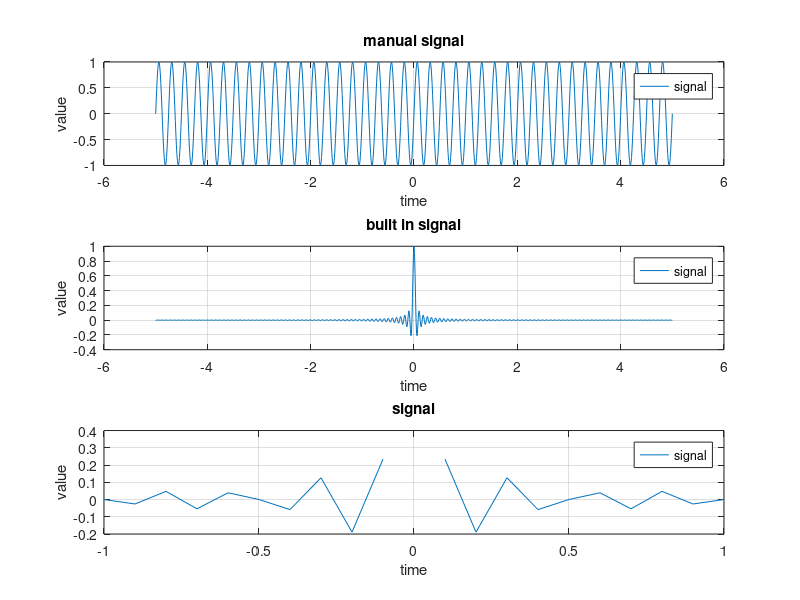

The MATLAB source for this figure: (Note: this script raises an error after producing the figure.)
t = (-5:0.01:5)
F = 4


thet = 2*pi*F*t

y = sin(thet)
subplot(3,1,1)
plot(t,y),grid on;
%xlim([min(t)-1 max(t)+1]);ylim([min(y)-1 max(y)+1]);
xlabel('time');
ylabel('value');
legend('signal');
title('manual signal')
j = sqrt(-1)

thet2 = j*2*pi*F*t

N = 2

k=(-N:1:N)
ck=zeros(1,length(k))
for i=1:length(k)
    ck(i) = sum((y.*exp(-thet2*k(i))))/4
end
yn=zeros(1,length(t))

thet3 = j*2*pi*F*k
for i=1:length(t)
    yn(i) = sum((ck.*exp(thet3*t(i))))
end

subplot(3,1,2)
plot(t,yn),grid on;
%xlim([min(t)-1 max(t)+1]);ylim([min(y)-1 max(y)+1]);
xlabel('time');
ylabel('value');
legend('signal');
title('manual signal')

y2 = sin(thet2)
subplot(3,1,1)
plot(t,y),grid on;
%xlim([min(t)-1 max(t)+1]);ylim([min(y)-1 max(y)+1]);
xlabel('time');
ylabel('value');
legend('signal');
title('manual signal')

y1 = sinc(thet)

subplot(3,1,2)
plot(t,y1),grid on;
%xlim([min(t)-1 max(t)+1]);ylim([min(y)-1 max(y)+1]);
xlabel('time');
ylabel('value');
legend('signal');
title('built in signal')

%new t
t1 = (-1:0.1:1)

%j = sqrt(-1)

thet1 = 2*pi*F*t1

y2 = sin(thet1)./thet1

subplot(3,1,3)
plot(t1,y2),grid on;
%xlim([min(t)-1 max(t)+1]);ylim([min(y)-1 max(y)+1]);
xlabel('time');
ylabel('value');
legend('signal');
title('signal')




syms x
p =@(x,k) sin(k.*x*pi)
b1 = int(p,x,[0,2])
%ii)Using the b1 coefficient found for f, we write the fourier series of f
%and plot it from 0 to 2%
l=1
n=(1:100);
x=linspace(0,2*pi,100);
[N,X] = ndgrid(n,x);
sys = @(n,x) 4.*l./pi.*(1./(2.*n+1).*sin((2.*n+1).*pi.*x./l))   ;
sys_sum = sum(sys(N,X));
plot(x,sys_sum);
